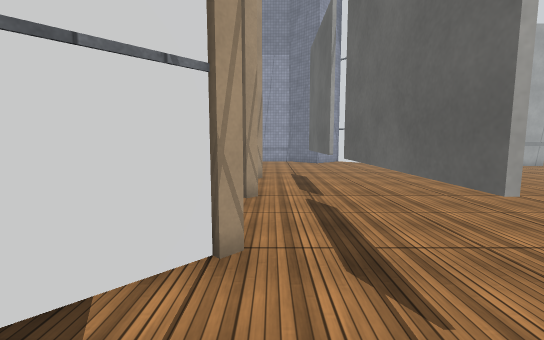
view 1 (above)

16 first-person views from a walk through a scene from a Unity 3-D project. The camera is 1.5 m above the floor, tilts 6° down and sees 90° across. The floor is counted in squares, 1 m on a side. Each view is taken from the middle of a square. On the plan, view 1 faces up. The plan holds only what a view shows up to about 14 squares ahead; the rest is blank. Surface patterns are stand-ins for the level's own textures.

view 2
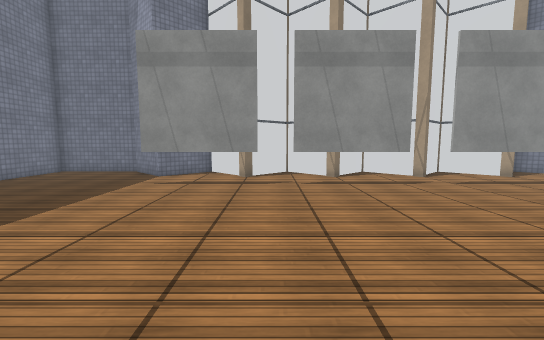

view 3
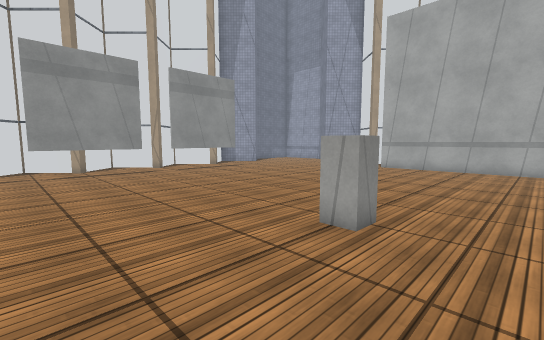

view 4
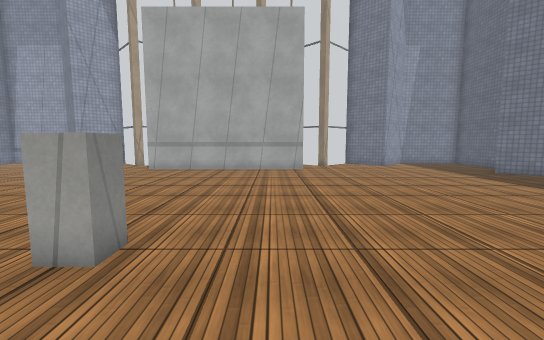

view 5
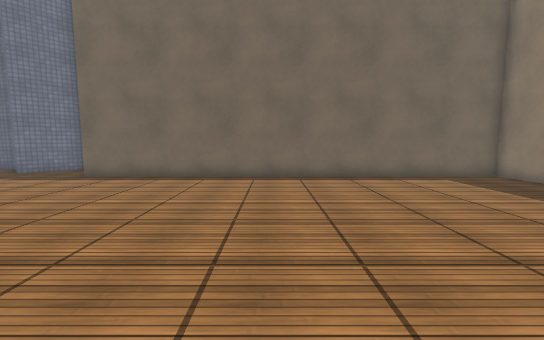

view 6
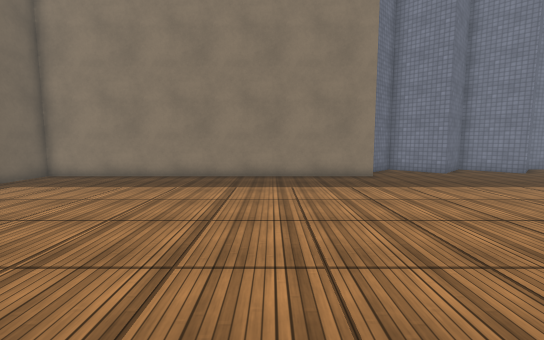

view 7
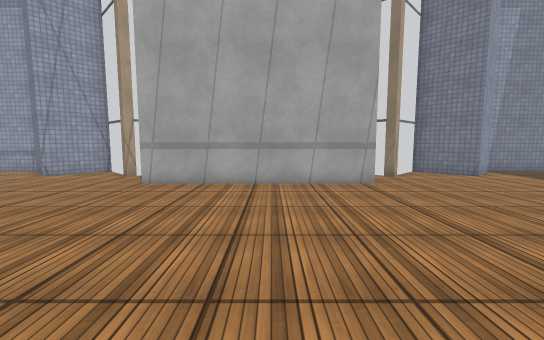

view 8
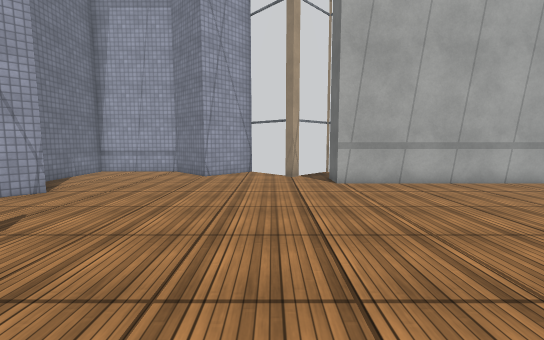

view 9
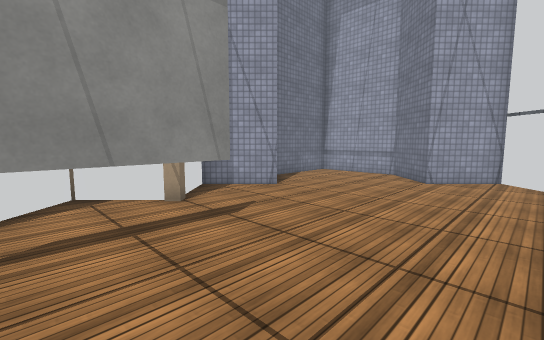

view 10
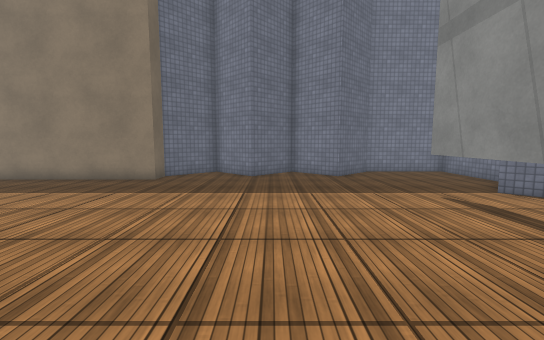

view 11
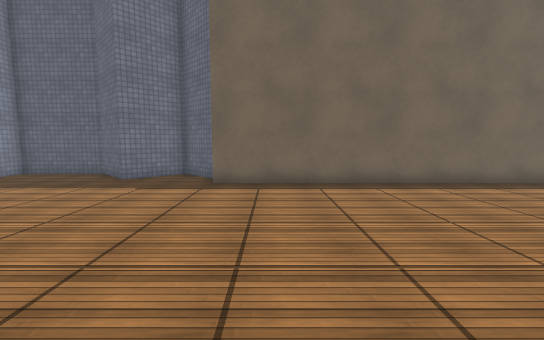

view 12
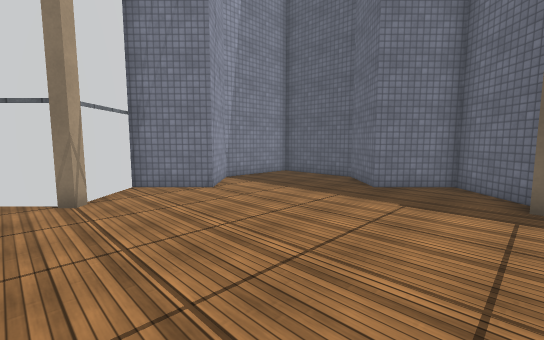

view 13
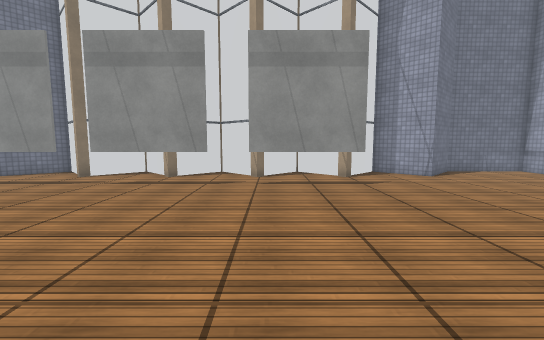

view 14
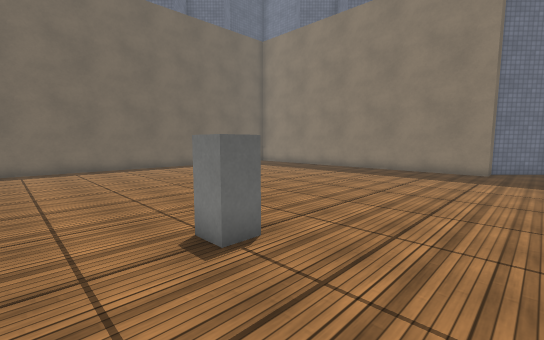

view 15
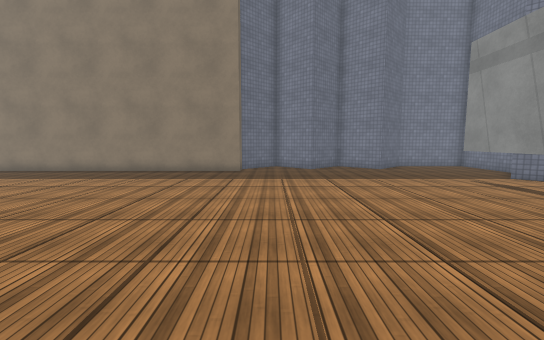

view 16
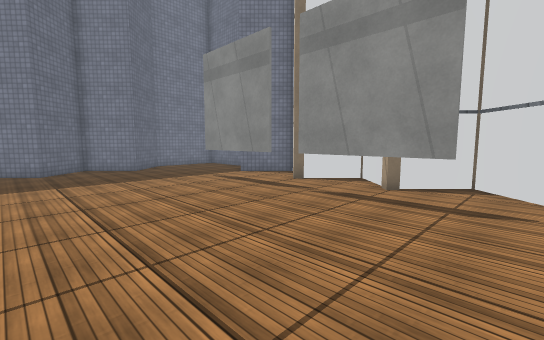

### Floor plan
Key: @ floor where view 1 was taken; # wall or solid block; . floor; T thing the floor can be seen under or through; B block.
Columns run from 3 left of view 1 to 28 right of it. Each row starts with its distance up from view 1.
 21 ######                    ######
 20 #....#####          #######....#
 19 #.....#..###        ##..##.....#
 18 #..........#        #..........#
 17 #..........##########..........#
 16 ##............................##
 15  ##..........................##
 14 ##...........................##
 13 #.............................#
 12 ##...........................##
 11  ##.T.......................##
 10  #..T.......................#
  9  #..T.......................#
  8  ##.T.......................#
  7  ##.........................#
  6  #.............B............#
  5  #..T..........BB...........#
  4  ##.T.......................#
  3  ##.T.......................#
  2  #..T.......................#
  1  #..........................#
  0  ##@T.......................#
 -1 ##..T.......................#
 -2 #...T.......................#
 -3 ##..T.......................#
 -4  ##.........................#
 -5 ##..........................#
 -6 #...........................#
 -7 #.............###############
 -8 #.....#...#..##
 -9 #....###.#####
-10 ###### ###

Where each view was taken, in squares from view 1:
view 1: 0 up, 0 right, facing up
view 2: 1 up, 11 right, facing left
view 3: 1 up, 15 right, facing up-left
view 4: 2 up, 15 right, facing up
view 5: 3 up, 13 right, facing right
view 6: 5 up, 15 right, facing down
view 7: 7 up, 13 right, facing up
view 8: 7 up, 6 right, facing up
view 9: 8 up, 6 right, facing up-left
view 10: 4 up, 6 right, facing down
view 11: 9 up, 15 right, facing right
view 12: 11 up, 17 right, facing up-right
view 13: 8 up, 11 right, facing left
view 14: 8 up, 9 right, facing down-right
view 15: 7 up, 9 right, facing down
view 16: 7 up, 8 right, facing down-left
